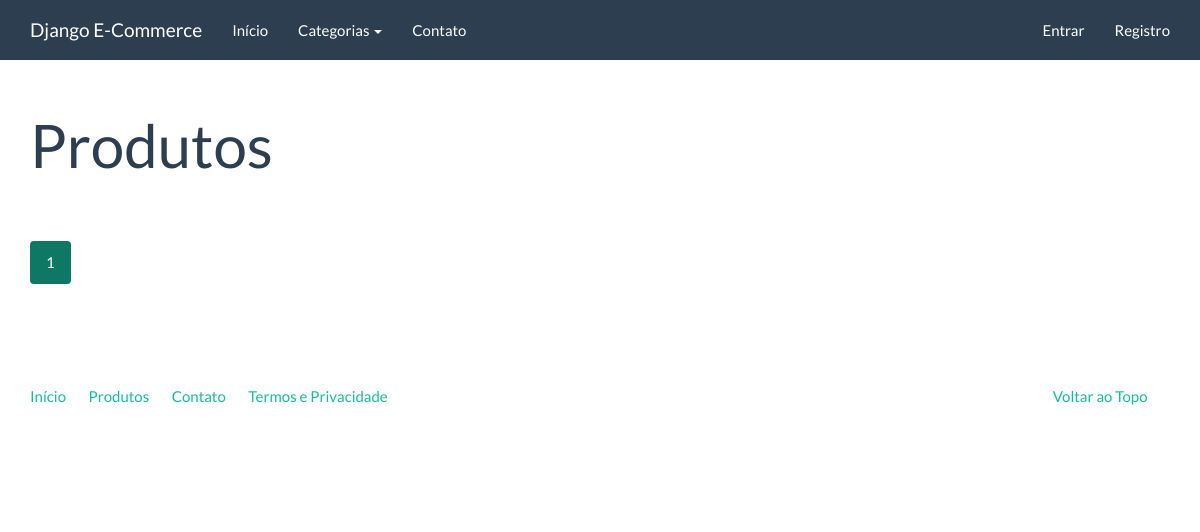
Page /catalogo/ on the earlier database version.
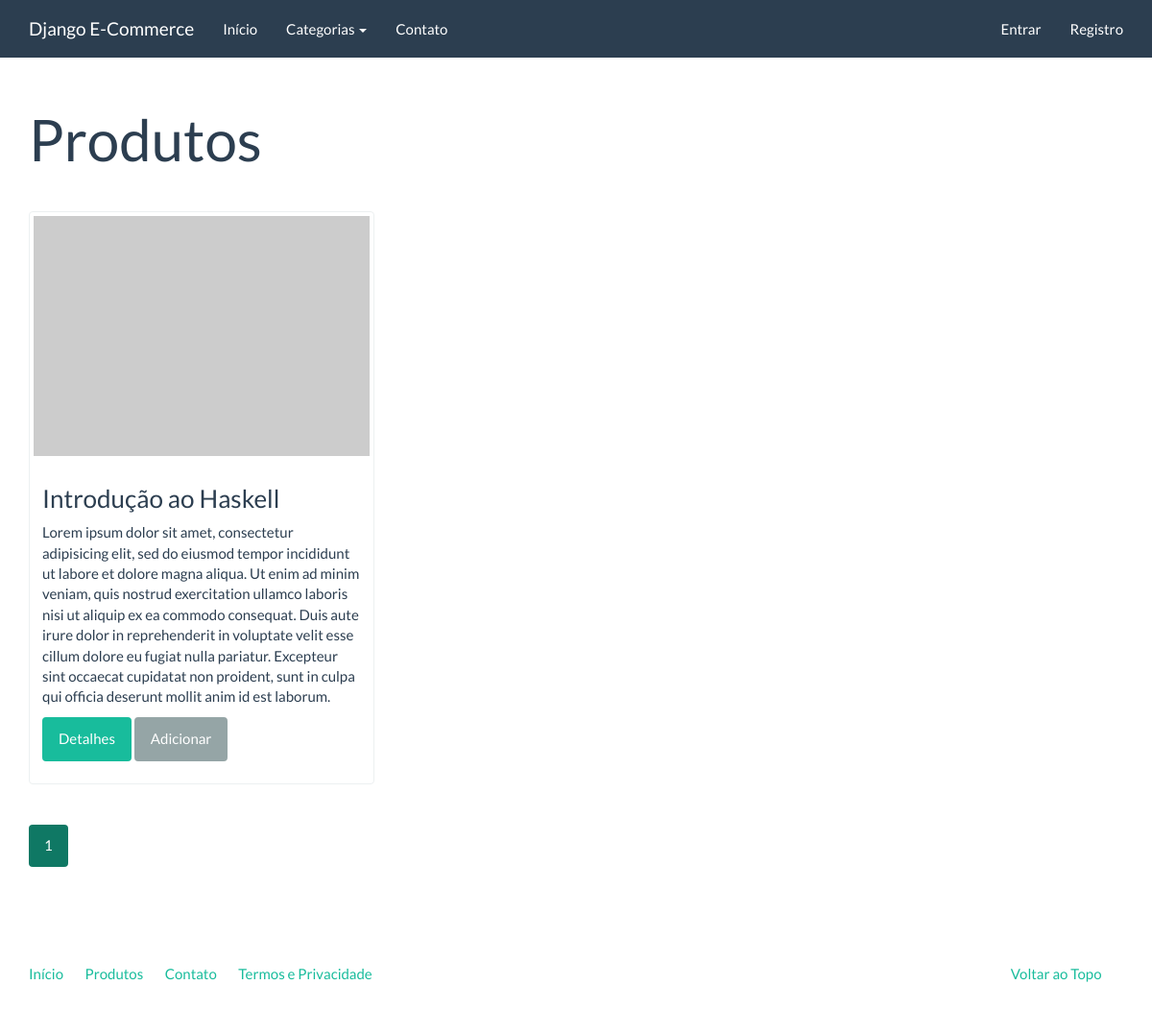
Same page on the later database version.
### catalog/models.py (models this page shows)
class Product(models.Model):
    created = models.DateTimeField('Criado em', auto_now_add=True)
    modified = models.DateTimeField('Modificado em', auto_now=True)
    name = models.CharField('Nome', max_length=100)
    slug = models.SlugField('Identificador', max_length=100)
    category = models.ForeignKey('catalog.Category', verbose_name='Categoria')
    description = models.TextField('Descrição', blank=True)
    price = models.DecimalField('Preço', decimal_places=2, max_digits=10)
    class Meta:
        verbose_name = 'Produto'
        verbose_name_plural = 'Produtos'
        ordering = ['name']
    def __str__(self):
        return self.name
    def get_absolute_url(self):
        return reverse('catalog:product', kwargs={'slug': self.slug})

### catalog/views.py (the view)
class ProductListView(generic.ListView):
    model = Product
    template_name = 'catalog/product_list.html'
    context_object_name = 'products'
    paginate_by = 3

### catalog/context_processors.py (called while the page is built)
def categories(request):
    return {
        'categories': Category.objects.all()
    }

### catalog/models.py (called while the page is built)
    def get_absolute_url(self):
        return reverse('catalog:category', kwargs={'slug': self.slug})

    def __str__(self):
        return self.name

### core/templatetags/pagination.py (called while the page is built)
@register.inclusion_tag('pagination.html')
def pagination(request, paginator, page_obj):
    context = {
        'paginator': paginator,
        'request': request,
        'page_obj': page_obj,
    }
    getvars = request.GET.copy()
    if 'page' in getvars:
        del getvars['page']
    if len(getvars) > 0:
        context['getvars'] = '&{0}'.format(getvars.urlencode())
    else:
        context['getvars'] = ''
    return context

### catalog/templates/catalog/product_list.html (shortened to what this page needs)
{% extends "base.html" %}
{% load pagination %}
{% block container %}
    <div class="page-header">
        <h1>Produtos</h1>
    </div>
    <div class="row">
        {% for product in products %}
            {% include "catalog/_product.html" %}
        {% endfor %}
    </div>
    {% pagination request paginator page_obj %}
{% endblock container %}

### catalog/templates/catalog/_product.html
<div class="col-sm-6 col-md-4">
    <div class="thumbnail">
        <a href="{{ product.get_absolute_url }}">
            <img src="http://placehold.it/350x250" alt="" />
        </a>
        <div class="caption">
            <h3>{{ product }}</h3>
            {{ product.description|default:'Sem descrição'|linebreaks }}
            <p>
                <a href="{{ product.get_absolute_url }}" class="btn btn-success" role="button">Detalhes</a>
                <a href="{% url 'checkout:create_cartitem' product.slug %}" class="btn btn-default" role="button">Adicionar</a>
            </p>
        </div>
    </div>
</div>

Differences in the rows shown:
added Product: name "Introdução ao Haskell", description "Lorem ipsum dolor sit amet, consectetur adipisicing elit, sed do eiusmod tempor incididunt ut labore et dolore magna aliqua. Ut enim ad minim veniam, quis nostrud exercitation ullamco laboris nisi ut aliquip ex ea commodo consequat. Duis aute irure dolor in reprehenderit in voluptate velit esse cillum dolore eu fugiat nulla pariatur. Excepteur sint occaecat cupidatat non proident, sunt in culpa qui officia deserunt mollit anim id est laborum."
